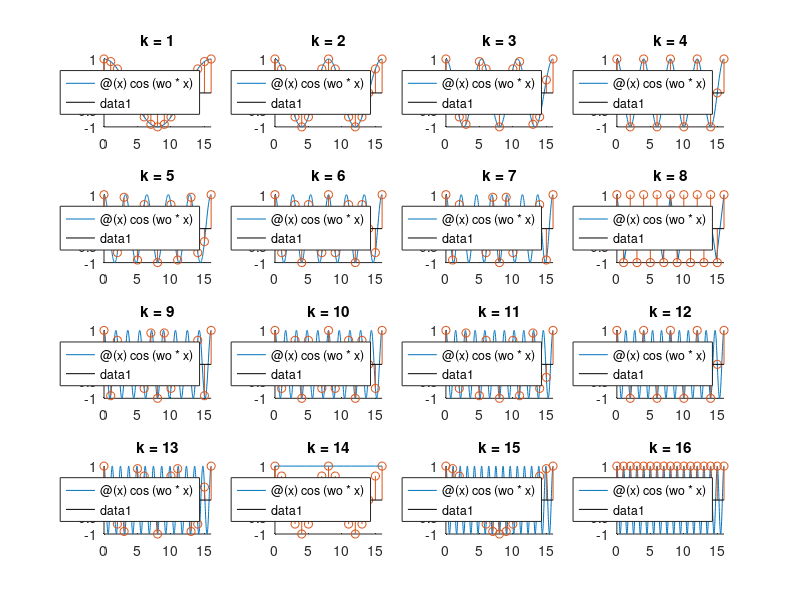

Here is the MATLAB script that generated this plot: (Note: this script raises an error after producing the figure.)
% Matlab Exercises for Computational Photography Project 03
% c.f. P8041
% This document can be published. Most exercises should be run in order.

%% 1. (a)
%
close all
N = 16;

figure('Name', 'sampling cosines')
for k=1:N
    wo = 2 * pi * k / N;
    f = @(x) cos(wo * x);
    fn = arrayfun(f, 0:N);

    subplot(4,4,k);
    hold on
    fplot(f, [0 N]);
    stem(0:N, fn);
    title(['k = ' num2str(k)]);
end

%% 1. (b)
% The Nyquist frequency is reached at k = 8.
%
% In the above graphs, note that all sampling patterns beyond k = 8
% already occurred before! There is no way these can be distinguished.
%
% The nyquist sampling theorem can also be understood very easily in the
% fourier domain.

%% 2. (a)
M = 7;
DFTM = dftMatrix(M)

%% 2. (b)
U = DFTM/sqrt(M);
U * conj(U)

%% 2. (c)
% real part of (the first few) DFT matrix rows == cosines
%
% It's obvious from the construction of the matrix and euler's theorem
% why this is the case.
%
% It's easier to observe when M is big.

M = 64;
DFTM = dftMatrix(M);

close all

for k=1:5
    subplot(5,1,k);
    plot(1:M, real(DFTM(k,:)));
    title(['row ' num2str(k)]);
end

%% 2. (d)
% There is only one frequency present, thus only two coefficients
% of the fourier series are nonzero, and they are exactly at mirrored
% positions around the middle coefficient a_0 after fftshift (if M is odd).
%
% This can be explained with the translation of the complex fourier series
% coefficients to the sin-cos series coefficients.
%
% See also slide 47.

M = 15;
k = 2;
f = @(x) cos(k * x);
fn = arrayfun(f, 2 * pi * (0:(M-1)) / M);
slowdft(fn)
r = fft(fn)'

% They are basically the same (this is almost 0)
max(abs(slowdft(fn) - fft(fn)'))

% centered
fftshift(r)

%% 2. (e)
% The naive DFT has O(n^2) but FFT has O(n log(n)).
%

% Speedup is enormous:
n=10^6
n^2/(n*log(n))

%% 3. (a)

close all
gimage = imread8toDoubleGrayscale('imageBlend2.jpg'); % anything

imshow_in_figure(gimage, 'The image we will be taking the fft of')
ft = fft2(gimage);

%% 3. (b)
% Basically 0
sum(sum(gimage)) - ft(1,1)

%% 3. (c)
% TODO This is wrong...
%F = ft(:);
%i = gimage(:);
%sum(i.*i) - sum(F .* conj(F))

%% 3. (d)
ftc = fftshift(ft);

%% 3. (e)
close all
imshow_in_figure(rescale01(log(1 + ftc .* conj(ftc))), 'logarithm of the powerspectrum of the centered fft of the above image')
% called showfftLogPowerSpectrum from now on

%% 3. (f)
% Use hue/angular colors, which makes sense for the phase angle

close all
t = 'Phase angle of the fft';
figure('Name', t)
imshow(angle(ftc),[])
title(t)

colormap('hsv')
c = colorbar;
c.Label.String = 'Phase angle (in radians)';
caxis([-pi pi])

%% 4. (a)

close all
gimage = grayscale(imread8toDouble('tablecloth960.png')); % another image just for kicks

imshow_in_figure(gimage, 'the image')

mn = 2*size(gimage);
m = mn(1);
n = mn(2);
ft = fft2(gimage,m,n);

figure('Name', 'FFT power spectrum of the image')
showfftLogPowerSpectrum(ft)


%% 4. (b)
% TODO what is n?
%n = 1;

%[x,y] = meshgrid(-k:k);
%D = sqrt(x.^2+y.^2);

%bwHighpass = 1 / (1 + (D / D0)^(2*n));
%bwBandpass = 1 / (1 + (W * D / (D .* D - D0^2))^(2*n));
% TODO visualize

%% 4. (c)
% TODO 

%% 4. (d)
% TODO 

%% 5. (a)
close all
gimage = grayscale(imread8toDouble('imageBlend2.jpg'));

imshow_in_figure(gimage, 'original image')

blurKernel = fspecial('gaussian', 22, 3);
%blurKernel = ifft2(fft2(blurKernel, matrixHeight(gimage), matrixWidth(gimage)));
%blurKernel = blurKernel + 0.0001; % make blur kernel nonzero everywhere
%blurKernel = blurKernel / total(blurKernel);

imshow_in_figure(rescale01(blurKernel), 'blur kernel')

blurredGimage = imfilter(gimage,blurKernel,'circular');%imgaussfilt(gimage, 3);

imshow_in_figure(blurredGimage,'blurred image. Note the circular boundary conditions')

%% 5. (b)
close all

blurredNoisedGimage = imnoise(blurredGimage, 'gaussian', 0, 0.05);
imshow_in_figure(blurredNoisedGimage, 'blurred + noised image')

%% 5. (c)
% TODO this does not work quite right

close all

blurKernelfft = fft2(blurKernel, matrixHeight(gimage), matrixWidth(gimage));
blurredNoisedGimagefft = fft2(blurredNoisedGimage);
blurredGimagefft = fft2(blurredGimage);

figure()
showfftLogPowerSpectrum(blurKernelfft)
title('blur kernel fft')

figure()
showfftLogPowerSpectrum(blurredNoisedGimagefft)
title('blurredNoisedGimagefft')

figure()
showfftLogPowerSpectrum(blurredGimagefft)
title('blurredGimagefft: note that high frequencies where eliminated. Note that this is blur kernel fft .* fft')

figure()
showfftLogPowerSpectrum(fft2(gimage))
title('gimagefft')

imshow_in_figure(ifft2(blurredNoisedGimagefft ./ blurKernelfft), 'inverse filtered blurred + noised image')

figure()
blurKernelfftInverse = blurKernelfft .* (blurKernelfft ~= 0) + 1*(blurKernelfft == 0); % set inverse to 1 where kernel is 0
showfftLogPowerSpectrum(blurredGimagefft .* blurKernelfftInverse)
title('inverse filtered blurred image fft')

imshow_in_figure(ifft2(blurredGimagefft .* blurKernelfftInverse), 'inverse filtered blurred image')

%% 5. (d)
% TODO

%% 6. (a)
% We should set coefficients which have a small magnitude (norm, modulus)
% to zero, because these frequencies have low power so they don't 
% contribute much to the final image.
%
% We should -not- just cut off high frequencies (ideal low-pass filter),
% since this will just give a blurry image.
%

%% 6. (b)
close all
ratioSetToZero = 0.95; % must be between 0 and 1 % compression factor

gimage = grayscale(imread8toDouble('imageBlend2.jpg'));

imshow_in_figure(gimage, 'Image to be compressed')
save('gimage', 'gimage');

ft = fft2(gimage); % not fft(), fft2! Interestingly fft also works

figure()
showfftLogPowerSpectrum(ft)
title('Fourier spectrum of image')
save('ft', 'ft');

power = ft .* conj(ft);
orderedPower = sort(power(:));

set0Threshold = orderedPower(1 + floor((length(orderedPower)-1)*ratioSetToZero));

truncatedFt = ft .* (power > set0Threshold);

figure()
showfftLogPowerSpectrum(truncatedFt)
title([num2str(100*ratioSetToZero) '% Truncated fourier spectrum of image'])
save('truncatedFt', 'truncatedFt');

%% 6. (c)
% See above. We save gimage, ft and truncatedFt

%% 6. (d)
close all
load('truncatedFt');

restoredGimage = ifft2(truncatedFt);

imshow_in_figure(gimage, 'Original image')

imshow_in_figure(restoredGimage, [num2str(100*ratioSetToZero) '% Compressed image'])

%% 6. (e)
% The L2 norm error of the compressed image will be the same as the L2 norm
% error of the truncated fft, due to Parseval's Theorem.
%
% fft does not do normalization, so actually we have to do some
% adjustments, namely divide by sqrt(matrixHeight(gimage)).
%
% How much L2 error we introduce by setting x% of the lowest powers
% in the fft to 0 depends on the actual distribution of power.
% It certainly cannot be more than the original image's total L2 norm.

disp(['L2 norm of original image: ' num2str(norm(gimage(:)))]);
% TODO how to measure this? Does it need to be normalized or not?
disp(['"Normalized" L2 norm of fft of original image (same -> Parseval!): ' num2str(norm(ft(:) )) ] ) %/ sqrt(matrixHeight(gimage))))])

disp('---')
disp(['L2 error of compressed image: ', num2str(norm(gimage(:) - restoredGimage(:)))])
disp(['"Normalized" L2 error of truncatedFt (same -> Parseval!): ', num2str(norm(ft(:) - truncatedFt(:)) ) ])%/ sqrt(matrixHeight(gimage)))])

disp('---')
% TODO why is this not equal to the L2 norm of the uncompressed image minus
% the L2 error?
disp(['L2 norm of compressed image: ' num2str(norm(restoredGimage(:)))]);

%% 6. (f)
PercentSetTo0 = [];
FileSize = [];
L2Error = [];

wb = waitbar_start('compressing gimage to different degrees...');
for percentSetTo0=0.1:0.05:0.95
    waitbar(percentSetTo0);
    [filesize, l2error] = fftCompressGetFileSizeL2Error(gimage, percentSetTo0);
    
    PercentSetTo0 = [PercentSetTo0;percentSetTo0];
    FileSize = [FileSize;filesize];
    L2Error = [L2Error;l2error];
end
close(wb);

disp(table(PercentSetTo0,FileSize,L2Error))

%% Bonus
% jpeg compression uses the discrete cosine transform (DCT).
% They use a different color space and store more information for the 
% brightness than for the color, because human vision can distinguish
% brightness better than color.
%
% They store high frequency coefficients with less accuracy.
% They decompose the image into blocks.
